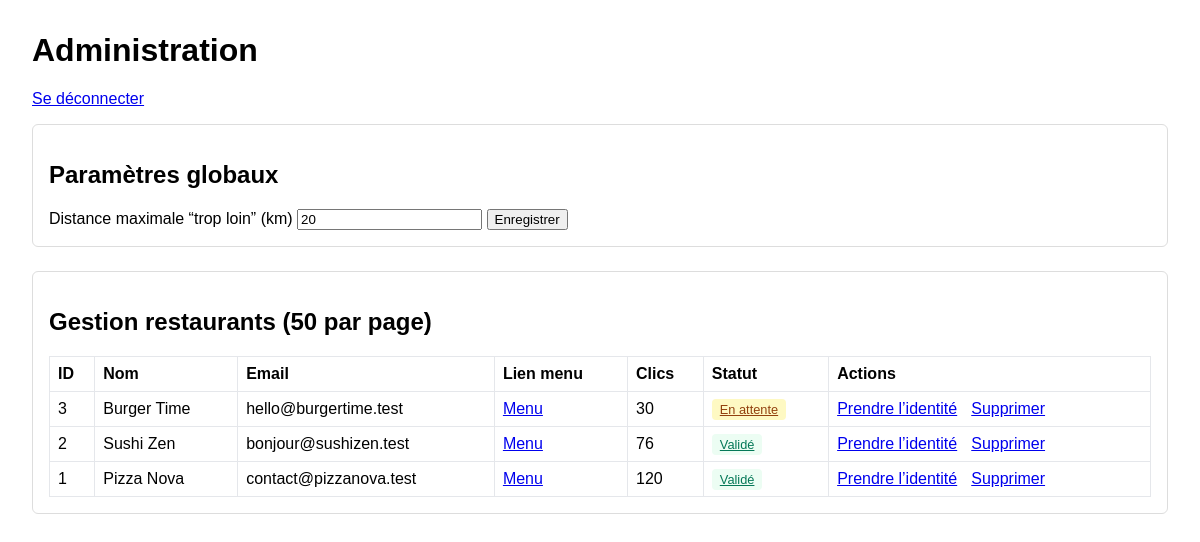
The page /admin (signed in) on the database its author committed.
### tables this page shows
CREATE TABLE restaurants (
    id INT AUTO_INCREMENT PRIMARY KEY,
    name VARCHAR(150) NOT NULL,
    email VARCHAR(150) NOT NULL,
    menu_url VARCHAR(255) NOT NULL,
    clicks INT NOT NULL DEFAULT 0,
    is_validated TINYINT(1) NOT NULL DEFAULT 0,
    distance_km DECIMAL(6,2) NOT NULL DEFAULT 0,
    created_at TIMESTAMP DEFAULT CURRENT_TIMESTAMP
);

### src/Controller/BaseController.php (called while the page is built, shortened)
<?php
abstract class BaseController
{
    protected function render(string $template, array $data = []): void
    {
        extract($data, EXTR_SKIP);
        require __DIR__ . '/../../templates/' . $template . '.php';
    }
}

### src/Controller/AdminController.php (called while the page is built, shortened)
<?php
final class AdminController extends BaseController
{
    public function dashboard(): void
    {
        $settingsRepository = new SettingsRepository($this->db, $this->config);
        $restaurantRepository = new RestaurantRepository($this->db);
        $this->render('admin-dashboard', [
            'distanceMaxKm' => $settingsRepository->distanceMaxKm(),
            'restaurants' => $restaurantRepository->listAdmin(50),
            'isImpersonating' => Auth::isImpersonating(),
        ]);
    }
}

### public/index.php (called while the page is built, shortened)
<?php
require __DIR__ . '/../src/Controller/BaseController.php';
require __DIR__ . '/../src/Controller/AdminController.php';
require __DIR__ . '/../src/Repository/RestaurantRepository.php';
$config = Config::fromEnv();
$db = new Database($config);
$router = new Router();
$router->get('/', function () use ($db, $config): void {
    $controller = new ClientController($db, $config);
    $controller->index();
});
$router->get('/restaurant', function () use ($db, $config): void {
    $controller = new RestaurantController($db, $config);
    $controller->dashboard();
});
$router->get('/restaurant/login', function () use ($db, $config): void {
    $controller = new RestaurantController($db, $config);
    $controller->showLogin();
});
$router->post('/restaurant/login', function () use ($db, $config): void {
    $controller = new RestaurantController($db, $config);
    $controller->login();
});
$router->post('/restaurant/orders/status', function () use ($db, $config): void {
    $controller = new RestaurantController($db, $config);
    $controller->updateOrderStatus();
});
$router->get('/admin', function () use ($db, $config): void {
    $controller = new AdminController($db, $config);
    $controller->dashboard();
});
$router->get('/admin/login', function () use ($db, $config): void {
    $controller = new AdminController($db, $config);
    $controller->showLogin();
});
$router->post('/admin/login', function () use ($db, $config): void {
    $controller = new AdminController($db, $config);
    $controller->login();
});
$router->post('/admin/settings/distance', function () use ($db, $config): void {
    $controller = new AdminController($db, $config);
    $controller->updateDistance();
});
$router->get('/admin/restaurants/toggle', function () use ($db, $config): void {
    $controller = new AdminController($db, $config);
    $controller->toggleRestaurantValidation();
});
$router->get('/admin/restaurants/delete', function () use ($db, $config): void {
    $controller = new AdminController($db, $config);
    $controller->deleteRestaurant();
});
$router->get('/admin/impersonate', function () use ($db, $config): void {
    $controller = new AdminController($db, $config);
    $controller->impersonate();
});
$router->get('/admin/stop-impersonation', function () use ($db, $config): void {
    $controller = new AdminController($db, $config);
    $controller->stopImpersonation();
});
$router->get('/logout', function (): void {
    Auth::logout();
    header('Location: /');
    exit;
});
$router->dispatch($_SERVER['REQUEST_METHOD'] ?? 'GET', $_SERVER['REQUEST_URI'] ?? '/');

### src/Router.php (called while the page is built, shortened)
<?php
final class Router
{
    private array $routes = [];
    public function get(string $path, callable $handler): void
    {
        $this->routes['GET ' . $path] = $handler;
    }
    public function post(string $path, callable $handler): void
    {
        $this->routes['POST ' . $path] = $handler;
    }
    public function dispatch(string $method, string $uri): void
    {
        $path = parse_url($uri, PHP_URL_PATH) ?: '/';
        $key = strtoupper($method) . ' ' . $path;
        $handler = $this->routes[$key];
        $handler();
    }
}

### src/Repository/RestaurantRepository.php (called while the page is built, shortened)
<?php
final class RestaurantRepository
{
    private Database $db;
    public function __construct(Database $db)
    {
        $this->db = $db;
    }
    public function listAdmin(int $limit): array
    {
        $safeLimit = max(1, min($limit, 200));
        try {
            $connection = $this->db->connection();
            $statement = $connection->query(
                'SELECT id, name, email, menu_url, clicks, is_validated FROM restaurants ORDER BY id DESC LIMIT ' . $safeLimit
            );
            return $statement->fetchAll();
        } catch (PDOException $exception) {
            return [];
        }
    }
}

### templates/admin-dashboard.php (the view, shortened to what this page needs)
<!DOCTYPE html>
<html lang="fr">
<head>
</head>
<body>
    <h1>Administration</h1>
    <p><a href="/logout">Se déconnecter</a></p>
    <div class="panel">
        <h2>Paramètres globaux</h2>
        <form method="post" action="/admin/settings/distance">
            <label>
                Distance maximale “trop loin” (km)
                <input type="number" name="distance_max_km" min="1" value="<?= htmlspecialchars((string) $distanceMaxKm) ?>">
            </label>
            <button type="submit">Enregistrer</button>
        </form>
    </div>
    <div class="panel">
        <h2>Gestion restaurants (50 par page)</h2>
        <?php if (empty($restaurants)) : ?>
            <p>Aucun restaurant pour le moment.</p>
        <?php else : ?>
            <table>
                <thead>
                    <tr>
                        <th>ID</th>
                        <th>Nom</th>
                        <th>Email</th>
                        <th>Lien menu</th>
                        <th>Clics</th>
                        <th>Statut</th>
                        <th>Actions</th>
                    </tr>
                </thead>
                <tbody>
                    <?php foreach ($restaurants as $restaurant) : ?>
                        <?php $isValidated = (int) $restaurant['is_validated'] === 1; ?>
                        <tr>
                            <td><?= htmlspecialchars((string) $restaurant['id']) ?></td>
                            <td><?= htmlspecialchars((string) $restaurant['name']) ?></td>
                            <td><?= htmlspecialchars((string) $restaurant['email']) ?></td>
                            <td><a href="<?= htmlspecialchars((string) $restaurant['menu_url']) ?>" target="_blank" rel="noreferrer">Menu</a></td>
                            <td><?= htmlspecialchars((string) $restaurant['clicks']) ?></td>
                            <td>
                                <a class="badge <?= $isValidated ? 'badge-ok' : 'badge-wait' ?>" href="/admin/restaurants/toggle?id=<?= htmlspecialchars((string) $restaurant['id']) ?>">
                                    <?= $isValidated ? 'Validé' : 'En attente' ?>
                                </a>
                            </td>
                            <td class="actions">
                                <a href="/admin/impersonate?id=<?= htmlspecialchars((string) $restaurant['id']) ?>">Prendre l’identité</a>
                                <a href="/admin/restaurants/delete?id=<?= htmlspecialchars((string) $restaurant['id']) ?>" onclick="return confirm('Supprimer ce restaurant ?');">Supprimer</a>
                            </td>
                        </tr>
                    <?php endforeach; ?>
                </tbody>
            </table>
        <?php endif; ?>
    </div>
</body>
</html>

### templates/admin-dashboard.php (style rules this page uses)
body { font-family: Arial, sans-serif; margin: 2rem; }
.panel { border: 1px solid #ddd; padding: 1rem; border-radius: 6px; margin-bottom: 1.5rem; }
table { width: 100%; border-collapse: collapse; }
th, td { border: 1px solid #e5e7eb; padding: 0.5rem; text-align: left; }
.badge { padding: 0.2rem 0.5rem; border-radius: 4px; font-size: 0.8rem; }
.badge-ok { background: #ecfdf3; color: #047857; }
.badge-wait { background: #fef9c3; color: #92400e; }
.actions a { margin-right: 0.6rem; }

### rows shown on the page
restaurants: id "3", name "Burger Time", email "hello@burgertime.test", clicks "30", is_validated "En attente"
restaurants: id "2", name "Sushi Zen", email "bonjour@sushizen.test", clicks "76", is_validated "Validé"
restaurants: id "1", name "Pizza Nova", email "contact@pizzanova.test", clicks "120", is_validated "Validé"
